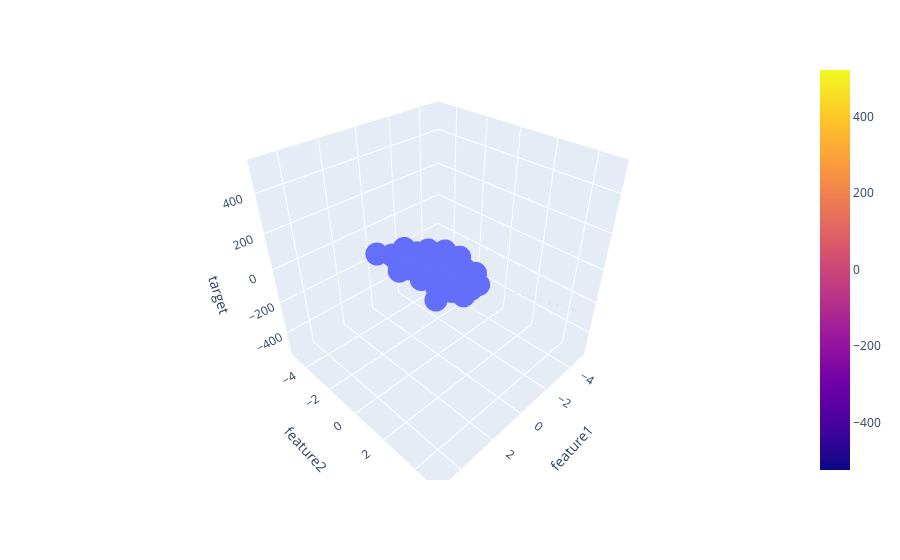

Write notebook code for a chart like this one.
### Code cell
fig = px.scatter_3d(df, x='feature1', y='feature2', z='target')
fig.add_trace(go.Surface(x = x, y = y, z =z ))
fig.show()
